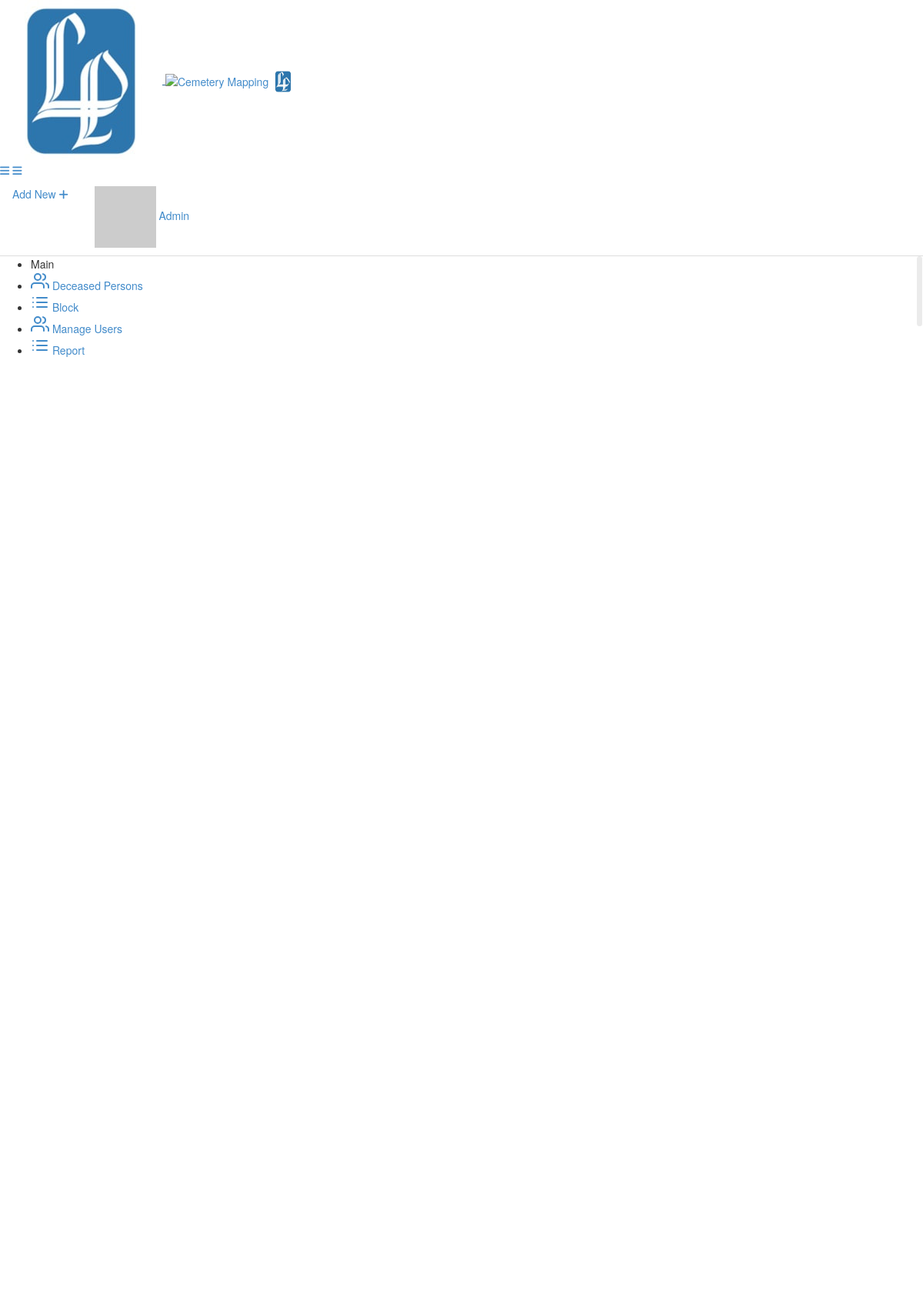
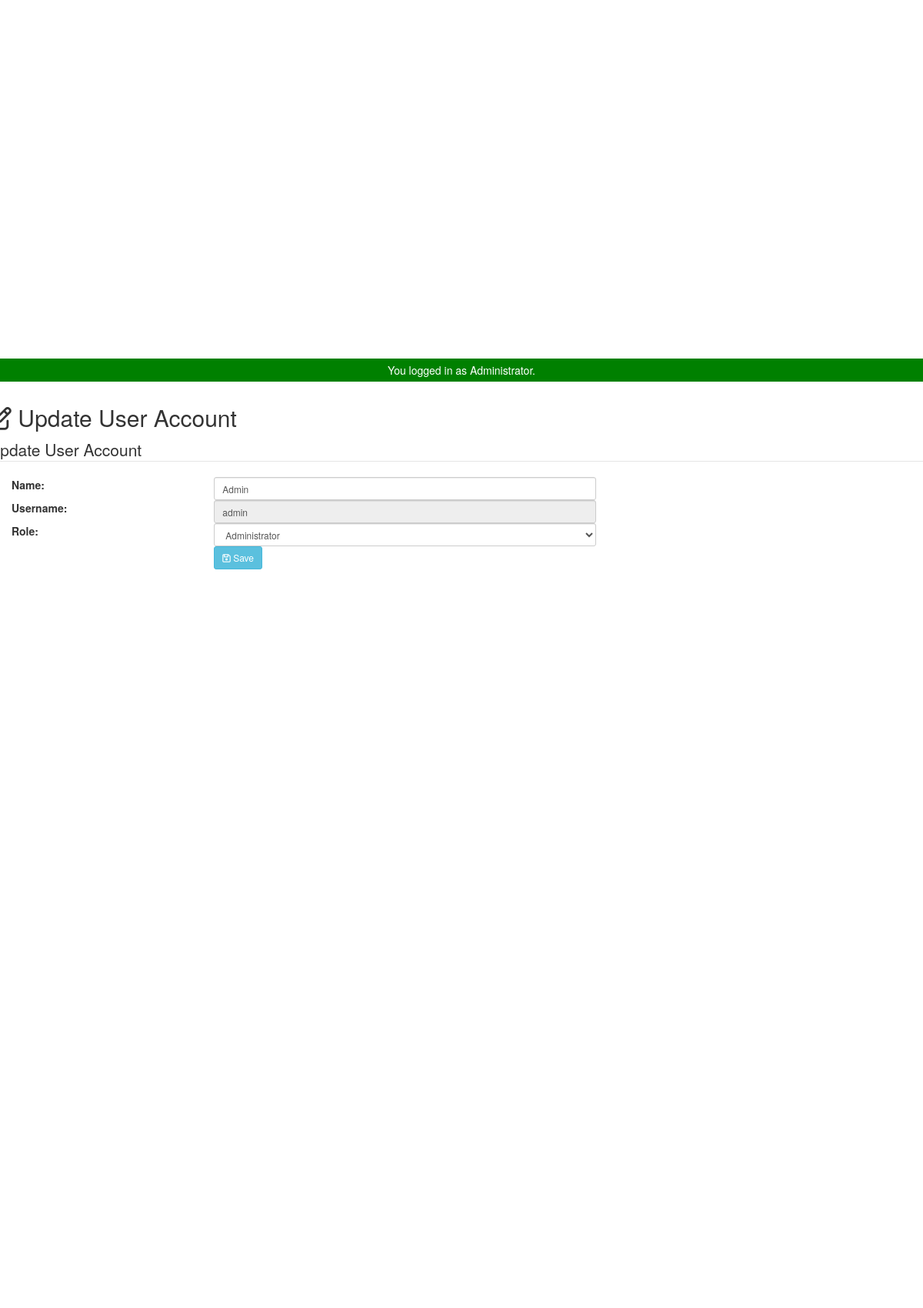
Page /admin/user/index.php?view=edit&id=126 (signed in, upper part) on the committed database (2 pictures, top to bottom).
### tables this page shows
CREATE TABLE `tbluseraccount` (
  `USERID` int(11) NOT NULL,
  `U_NAME` varchar(122) NOT NULL,
  `U_USERNAME` varchar(122) NOT NULL,
  `U_PASS` varchar(122) NOT NULL,
  `U_ROLE` varchar(30) NOT NULL,
  `USERIMAGE` varchar(255) NOT NULL
);

### admin/user/index.php (called while the page is built, shortened)
<?php
require_once ("../theme/templates.php");
?>

### include/database.php (called while the page is built, shortened)
<?php
class Database {
	var $sql_string = '';
	private $conn;
	public function open_connection() {
		$this->conn = mysqli_connect(server,user,pass);
		if(!$this->conn){
			echo "Problem in database connection! Contact administrator!";
			exit();
		}else{
			$db_select = mysqli_select_db($this->conn,database_name);
		}
	}
	function setQuery($sql='') {
		$this->sql_string=$sql;
	}
	function executeQuery() {
		$result = mysqli_query($this->conn,$this->sql_string);
		return $result;
	}
	private function confirm_query($result) {
		return $result;
	}
	function loadSingleResult() {
		$cur = $this->executeQuery();
		while ($row = mysqli_fetch_object($cur)) {
		return $data = $row;
		}
	}
}
$mydb = new Database();
?>

### include/accounts.php (called while the page is built, shortened)
<?php
require_once(LIB_PATH . DS . 'database.php');
class User
{
	protected static  $tblname = "tbluseraccount";
	function single_user($id = "")
	{
		global $mydb;
		$mydb->setQuery("SELECT * FROM " . self::$tblname . "
				Where USERID= '{$id}' LIMIT 1");
		$cur = $mydb->loadSingleResult();
		return $cur;
	}
}

### admin/user/edit.php (the view, shortened to what this page needs)
<?php
@$USERID = $_GET['id'];
$user = new User();
$singleuser = $user->single_user($USERID);
?>
<div class="row">
  <div class="col-12">
    <div class="card">
      <div class="card-header">
        <h2>
          <i class="fa fa-edit"></i> Update User Account
        </h2>
      </div>
      <div class=" card-body">
        <form action="controller.php?action=edit" method="POST">
          <fieldset>
            <legend> Update User Account</legend>
            <div class="form-group">
              <div class="col-md-8">
                <label class="col-md-4 control-label" for="U_NAME">Name:</label>
                <div class="col-md-8">
                  <input class="form-control input-sm" id="U_NAME" name="U_NAME" placeholder="Account Name" type="text" value="<?php echo $singleuser->U_NAME; ?>">
                </div>
              </div>
            </div>
            <div class="form-group">
              <div class="col-md-8">
                <label class="col-md-4 control-label" for="U_USERNAME">Username:</label>
                <div class="col-md-8">
                  <input class="form-control input-sm" id="U_USERNAME" name="U_USERNAME" placeholder="Email Address" type="text" value="<?php echo $singleuser->U_USERNAME; ?>" readonly>
                </div>
              </div>
            </div>
            <div class="form-group">
              <div class="col-md-8">
                <label class="col-md-4 control-label" for="U_ROLE">Role:</label>
                <div class="col-md-8">
                  <select class="form-control input-sm" name="U_ROLE" id="U_ROLE">
                    <option value="Administrator" <?php echo ($singleuser->U_ROLE === 'Administrator') ? 'selected' : ''; ?>>Administrator</option>
                  </select>
                </div>
              </div>
            </div>
            <div class="form-group">
              <div class="col-md-8">
                <label class="col-md-4 control-label" for="idno"></label>
                <div class="col-md-8">
                  <button class="btn btn-info btn-sm" name="save" type="submit"><span class="fa fa-save fw-fa"></span> Save</button>
                </div>
              </div>
            </div>
          </fieldset>
        </form>
      </div>
    </div>
  </div>
</div>

### rows in the picture
tbluseraccount: U_NAME "Admin", U_USERNAME "admin", U_ROLE "Administrator"

### other values in the picture
$_SESSION['U_NAME'] "Admin"
$_SESSION['message'] "You logged in as Administrator."
